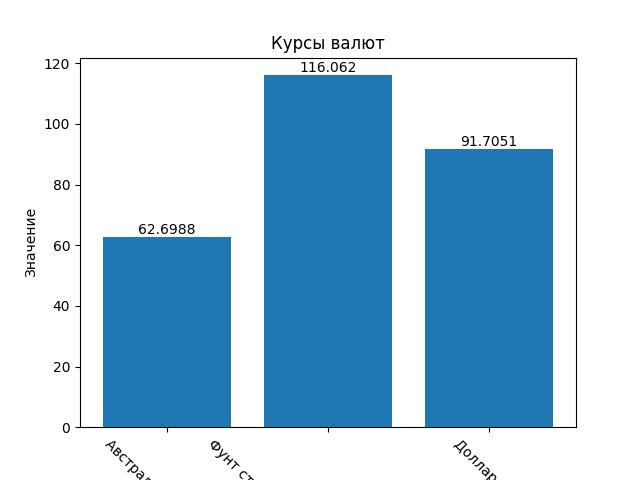

Reproduce this figure in Python.
from datetime import datetime
from decimal import Decimal

import requests


def singleton(cls):
    instances = {}
    print('running singleton function')

    def getinstance():

        print('running getinstance function')

        if cls not in instances:
            instances[cls] = cls()  # CurrenciesList()
            # print(instances)
        return instances[cls]

    return getinstance


@singleton  
class CurrenciesLst():

    def __init__(self):
        self.__currencies_ids_lst = []
        self.__cur_lst = []
        self.__req_time = None
    
    def get_currencies(self) -> list:
        from xml.etree import ElementTree as ET
    
        cur_res_str = requests.get('http://www.cbr.ru/scripts/XML_daily.asp')
        self.__req_time = datetime.now()
        root = ET.fromstring(cur_res_str.content)
        valutes = root.findall("Valute")
        for _v in valutes:
            valute_id = _v.get('ID')
            valute = {}
            if (str(valute_id) in self.__currencies_ids_lst):
                valute_cur_name  = _v.find('Name').text
                valute_cur_val = Decimal(_v.find('Value').text.replace(',', '.'))
                valute_charcode = _v.find('CharCode').text
                
                valute[valute_charcode] = (valute_cur_name, valute_cur_val)
                
                self.__cur_lst.append(valute)

        return self.__cur_lst

    def __get_valute(self, id: str) -> dict:
        for valute in self.__cur_lst:
            if id in valute:
                return valute[id]
        return { id: None }

    def __getitem__(self, id):
        return self.__get_valute(id)
    
    def select_valute(self, id: str) -> None:
        self.__currencies_ids_lst.append(id)

    def get_currencies_ids_lst(self) -> list:
        return self.__currencies_ids_lst
    
    def get_last_update(self):
        return self.__req_time
    
    def visualize_currencies(self):
        import matplotlib.pyplot as plt
        
        fig, ax = plt.subplots()
        currencies = []
        values = []
        
        for curr in self.__cur_lst:
            for c, v in curr.items():
                currencies.append(v[0])
                values.append(v[1])

        bars = ax.bar(currencies, values)
        plt.xticks(rotation=-45)
        
        ax.bar_label(bars)
        ax.set_ylabel('Значение') 
        ax.set_title('Курсы валют')
    
        plt.savefig('currencies.jpg')

    def __del__(self):
        del self.__currencies_ids_lst
        del self.__cur_lst
        del self.__req_time